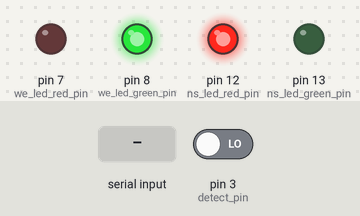
This sketch was run on a simulated Arduino Uno, built with avr-gcc and run on an emulated ATmega328P. Parts: output pins drawn as LEDs (lit = HIGH). The test bench sets the inputs (shaded band); at power-on: pin 3 (detect_pin) LOW. What the sketch prints to the serial monitor is not drawn.

Above: at 1.2 s.
1.3 s: "1" received over Serial
Timing chart, 0 to 4.3 s (numbered marks = the images above; inputs shaded):
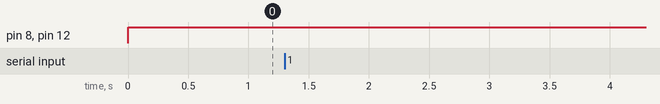

The sketch:

exp4.ino
```cpp
int ns_led_green_pin = 13;
int ns_led_red_pin = 12;
int we_led_green_pin = 8;
int we_led_red_pin = 7;
int detect_pin = 3;

void setup() {
  // put your setup code here, to run once:
  pinMode(ns_led_green_pin, OUTPUT);
  pinMode(ns_led_red_pin, OUTPUT);
  pinMode(we_led_green_pin, OUTPUT);
  pinMode(we_led_red_pin, OUTPUT);
  pinMode(detect_pin, INPUT);
  Serial.begin(9600);
  digitalWrite(ns_led_green_pin, LOW);
  digitalWrite(ns_led_red_pin, LOW);
  digitalWrite(we_led_green_pin, LOW);
  digitalWrite(we_led_red_pin, LOW);
}

void loop() {
  // put your main code here, to run repeatedly:
  int detect_result = digitalRead(detect_pin);
  if (detect_result == HIGH)
    Serial.print("1");
  else
    Serial.print("0");

  char read_result = Serial.read();
  if (read_result == '1') // 1表示南北为绿灯，东西为红灯
  {
    digitalWrite(ns_led_green_pin, HIGH);
    digitalWrite(ns_led_red_pin, LOW);
    digitalWrite(we_led_green_pin, LOW);
    digitalWrite(we_led_red_pin, HIGH);
  }
  else
  {
    digitalWrite(ns_led_green_pin, LOW);
    digitalWrite(ns_led_red_pin, HIGH);
    digitalWrite(we_led_green_pin, HIGH);
    digitalWrite(we_led_red_pin, LOW);
  }
}
```
